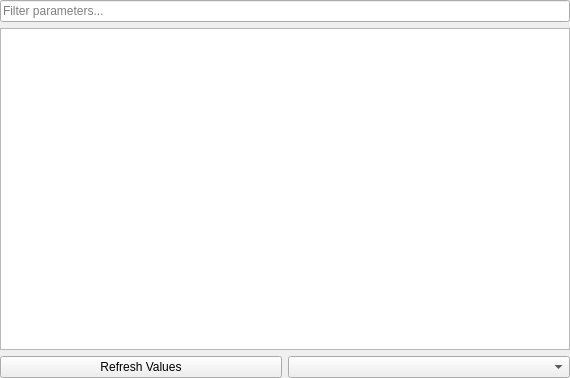
<?xml version="1.0" encoding="UTF-8"?>
<ui version="4.0">
 <class>parameter_table::ParameterTableWidget</class>
 <widget class="QWidget" name="parameter_table::ParameterTableWidget">
  <property name="geometry">
   <rect>
    <x>0</x>
    <y>0</y>
    <width>570</width>
    <height>378</height>
   </rect>
  </property>
  <property name="windowTitle">
   <string>ParameterTableWidget</string>
  </property>
  <layout class="QVBoxLayout" name="verticalLayout">
   <property name="leftMargin">
    <number>0</number>
   </property>
   <property name="topMargin">
    <number>0</number>
   </property>
   <property name="rightMargin">
    <number>0</number>
   </property>
   <property name="bottomMargin">
    <number>0</number>
   </property>
   <item>
    <widget class="QLineEdit" name="filterLineEdit">
     <property name="placeholderText">
      <string>Filter parameters...</string>
     </property>
    </widget>
   </item>
   <item>
    <widget class="QTableView" name="tableView">
     <property name="sizePolicy">
      <sizepolicy hsizetype="Expanding" vsizetype="Expanding">
       <horstretch>0</horstretch>
       <verstretch>1</verstretch>
      </sizepolicy>
     </property>
    </widget>
   </item>
   <item>
    <layout class="QHBoxLayout" name="horizontalLayout">
     <item>
      <widget class="QPushButton" name="refreshPushButton">
       <property name="text">
        <string>Refresh Values</string>
       </property>
      </widget>
     </item>
     <item>
      <widget class="QComboBox" name="automaticRefreshComboBox">
       <property name="minimumSize">
        <size>
         <width>100</width>
         <height>0</height>
        </size>
       </property>
      </widget>
     </item>
    </layout>
   </item>
  </layout>
 </widget>
 <resources/>
 <connections/>
</ui>
